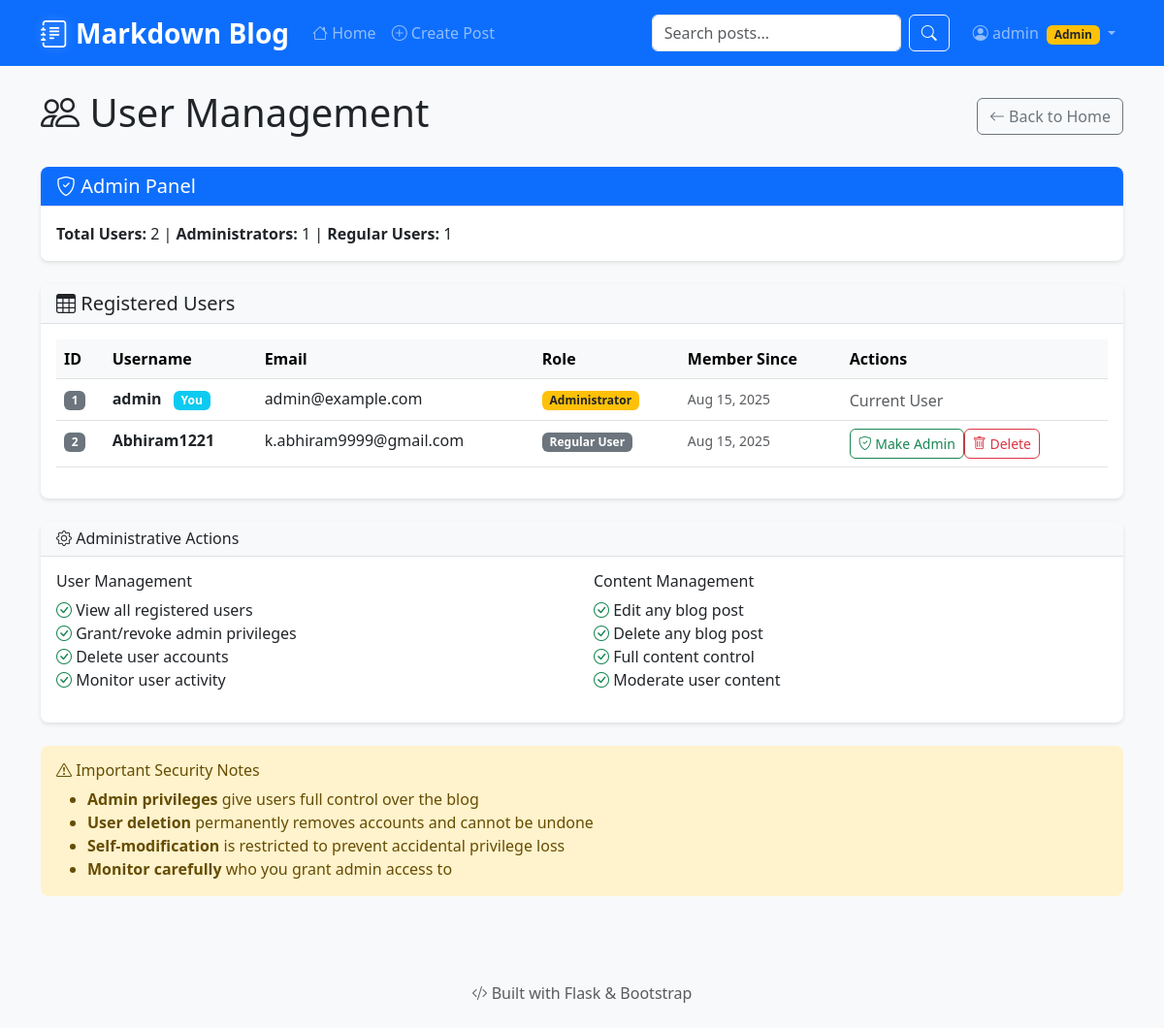
The app's page /admin/users (signed in) with its own data.
### app.py (models this page shows, shortened)
class User(db.Model):
    id = db.Column(db.Integer, primary_key=True)
    username = db.Column(db.String(80), unique=True, nullable=False)
    email = db.Column(db.String(120), unique=True, nullable=False)
    password_hash = db.Column(db.String(120), nullable=False)
    is_admin = db.Column(db.Boolean, default=False)
    created_at = db.Column(db.DateTime, default=db.func.current_timestamp())

### app.py (the view)
@app.route('/admin/users')
def admin_users():
    if not is_admin():
        flash('Access denied. Admin privileges required.', 'error')
        return redirect(url_for('index'))
    users = User.query.all()
    return render_template('admin_users.html', users=users)

### app.py (called while the page is built)
def is_admin():
    if session.get('user_id'):
        user = User.query.get(session['user_id'])
        return user and user.is_admin
    return False

### templates/admin_users.html (shortened to what this page needs)
{% extends "base.html" %}
{% block content %}
<div class="row">
    <div class="col-12">
        <div class="d-flex justify-content-between align-items-center mb-4">
            <h1>
                <i class="bi bi-people"></i> User Management
            </h1>
            <a href="{{ url_for('index') }}" class="btn btn-outline-secondary">
                <i class="bi bi-arrow-left"></i> Back to Home
            </a>
        </div>
        <div class="card mb-4">
            <div class="card-header bg-primary text-white">
                <h5 class="mb-0">
                    <i class="bi bi-shield-check"></i> Admin Panel
                </h5>
            </div>
            <div class="card-body">
                <p class="mb-0">
                    <strong>Total Users:</strong> {{ users|length }} |
                    <strong>Administrators:</strong> {{ users|selectattr('is_admin')|list|length }} |
                    <strong>Regular Users:</strong> {{ users|rejectattr('is_admin')|list|length }}
                </p>
            </div>
        </div>
        <div class="card">
            <div class="card-header">
                <h5 class="mb-0">
                    <i class="bi bi-table"></i> Registered Users
                </h5>
            </div>
            <div class="card-body">
                {% if users %}
                <div class="table-responsive">
                    <table class="table table-hover">
                        <thead class="table-light">
                            <tr>
                                <th>ID</th>
                                <th>Username</th>
                                <th>Email</th>
                                <th>Role</th>
                                <th>Member Since</th>
                                <th>Actions</th>
                            </tr>
                        </thead>
                        <tbody>
                            {% for user in users %}
                            <tr>
                                <td>
                                    <span class="badge bg-secondary">{{ user.id }}</span>
                                </td>
                                <td>
                                    <strong>{{ user.username }}</strong>
                                    {% if user.id == session.user_id %}
                                    <span class="badge bg-info ms-2">You</span>
                                    {% endif %}
                                </td>
                                <td>{{ user.email }}</td>
                                <td>
                                    {% if user.is_admin %}
                                    <span class="badge bg-warning text-dark">Administrator</span>
                                    {% else %}
                                    <span class="badge bg-secondary">Regular User</span>
                                    {% endif %}
                                </td>
                                <td>
                                    <small class="text-muted">
                                        {{ user.created_at.strftime('%b %d, %Y') }}
                                    </small>
                                </td>
                                <td>
                                    <div class="btn-group" role="group">
                                        {% if user.id != session.user_id %}
                                        <form method="POST" action="{{ url_for('toggle_admin_status', user_id=user.id) }}"
                                              style="display: inline;"
                                              onsubmit="return confirm('Are you sure you want to {% if user.is_admin %}revoke{% else %}grant{% endif %} admin privileges for {{ user.username }}?')">
                                            <button type="submit" class="btn btn-sm {% if user.is_admin %}btn-outline-warning{% else %}btn-outline-success{% endif %}">
                                                <i class="bi bi-{% if user.is_admin %}shield-x{% else %}shield-check{% endif %}"></i>
                                                {% if user.is_admin %}Revoke Admin{% else %}Make Admin{% endif %}
                                            </button>
                                        </form>
                                        <form method="POST" action="{{ url_for('delete_user', user_id=user.id) }}"
                                              style="display: inline;"
                                              onsubmit="return confirm('Are you sure you want to delete user {{ user.username }}? This action cannot be undone.')">
                                            <button type="submit" class="btn btn-sm btn-outline-danger">
                                                <i class="bi bi-trash"></i> Delete
                                            </button>
                                        </form>
                                        {% else %}
                                        <span class="text-muted">Current User</span>
                                        {% endif %}
                                    </div>
                                </td>
                            </tr>
                            {% endfor %}
                        </tbody>
                    </table>
                </div>
                {% else %}
                <div class="text-center py-5">
                    <i class="bi bi-people display-1 text-muted"></i>
                    <h3 class="mt-3">No Users Found</h3>
                    <p class="text-muted">No users have registered yet.</p>
                </div>
                {% endif %}
            </div>
        </div>
        <div class="card mt-4">
            <div class="card-header bg-light">
                <h6 class="mb-0">
                    <i class="bi bi-gear"></i> Administrative Actions
                </h6>
            </div>
            <div class="card-body">
                <div class="row">
                    <div class="col-md-6">
                        <h6>User Management</h6>
                        <ul class="list-unstyled">
                            <li><i class="bi bi-check-circle text-success"></i> View all registered users</li>
                            <li><i class="bi bi-check-circle text-success"></i> Grant/revoke admin privileges</li>
                            <li><i class="bi bi-check-circle text-success"></i> Delete user accounts</li>
                            <li><i class="bi bi-check-circle text-success"></i> Monitor user activity</li>
                        </ul>
                    </div>
                    <div class="col-md-6">
                        <h6>Content Management</h6>
                        <ul class="list-unstyled">
                            <li><i class="bi bi-check-circle text-success"></i> Edit any blog post</li>
                            <li><i class="bi bi-check-circle text-success"></i> Delete any blog post</li>
                            <li><i class="bi bi-check-circle text-success"></i> Full content control</li>
                            <li><i class="bi bi-check-circle text-success"></i> Moderate user content</li>
                        </ul>
                    </div>
                </div>
            </div>
        </div>
        <div class="alert alert-warning mt-4" role="alert">
            <h6 class="alert-heading">
                <i class="bi bi-exclamation-triangle"></i> Important Security Notes
            </h6>
            <ul class="mb-0">
                <li><strong>Admin privileges</strong> give users full control over the blog</li>
                <li><strong>User deletion</strong> permanently removes accounts and cannot be undone</li>
                <li><strong>Self-modification</strong> is restricted to prevent accidental privilege loss</li>
                <li><strong>Monitor carefully</strong> who you grant admin access to</li>
            </ul>
        </div>
    </div>
</div>
{% endblock %}

### templates/base.html (shortened to what this page needs)
<!DOCTYPE html>
<html lang="en">
<head>
    <link href="https://cdn.jsdelivr.net/npm/bootstrap@5.3.0/dist/css/bootstrap.min.css" rel="stylesheet">
    <link href="https://cdn.jsdelivr.net/npm/bootstrap-icons@1.10.0/font/bootstrap-icons.css" rel="stylesheet">
    <link href="{{ url_for('static', filename='style.css') }}" rel="stylesheet">
</head>
<body>
    <nav class="navbar navbar-expand-lg navbar-dark bg-primary">
        <div class="container">
            <a class="navbar-brand d-flex align-items-center fw-bold fs-3" href="{{ url_for('index') }}">
                <i class="bi bi-journal-text me-2"></i>
                <span>Markdown Blog</span>
            </a>
            <div class="collapse navbar-collapse" id="navbarNav">
                <ul class="navbar-nav me-auto">
                    <li class="nav-item">
                        <a class="nav-link" href="{{ url_for('index') }}">
                            <i class="bi bi-house"></i> Home
                        </a>
                    </li>
                    {% if session.user_id %}
                    <li class="nav-item">
                        <a class="nav-link" href="{{ url_for('create_post') }}">
                            <i class="bi bi-plus-circle"></i> Create Post
                        </a>
                    </li>
                    {% endif %}
                </ul>
                <form class="d-flex me-3" action="{{ url_for('search') }}" method="GET">
                    <input class="form-control me-2" type="search" name="q" placeholder="Search posts..."
                           value="{{ request.args.get('q', '') }}" aria-label="Search">
                    <button class="btn btn-outline-light" type="submit">
                        <i class="bi bi-search"></i>
                    </button>
                </form>
                <ul class="navbar-nav">
                    {% if session.user_id %}
                    <li class="nav-item dropdown">
                        <a class="nav-link dropdown-toggle" href="#" role="button" data-bs-toggle="dropdown">
                            <i class="bi bi-person-circle"></i> {{ session.username }}
                            {% if session.is_admin %}
                            <span class="badge bg-warning text-dark ms-1">Admin</span>
                            {% endif %}
                        </a>
                    </li>
                    {% endif %}
                </ul>
            </div>
        </div>
    </nav>
    <main class="container my-4">
        {% block content %}{% endblock %}
    </main>
    <footer class="bg-light py-4 mt-5">
        <div class="container text-center">
            <p class="text-muted mb-0">
                <i class="bi bi-code-slash"></i> Built with Flask & Bootstrap
            </p>
        </div>
    </footer>
</body>
</html>

### static/style.css (style rules this page uses)
body { background-color: #f8f9fa; }
.navbar-brand { font-weight: bold; }
.card { border: none; box-shadow: 0 2px 4px rgba(0,0,0,0.1); border-radius: 8px; }
.card-header { background-color: #f8f9fa; border-bottom: 1px solid #dee2e6; border-radius: 8px 8px 0 0 !important; }
.btn { border-radius: 6px; }
.btn-group .btn { border-radius: 6px; }
.navbar-brand { transition: all 0.3s ease; position: relative; }
.navbar-brand::after { content: ''; position: absolute; bottom: -2px; left: 0; width: 0; height: 2px; background: linear-gradient(90deg, #fff, #f8f9fa); transition: width 0.3s ease; }
.navbar-brand i { transition: all 0.3s ease; filter: drop-shadow(0 0 5px rgba(255, 255, 255, 0.3)); }
.alert { border-radius: 8px; border: none; }

### records on screen
User: username "admin", id "1", shows "You", email "admin@example.com", is_admin "Administrator", created_at "Aug 15, 2025", shows "Current User"
User: id "2", username "Abhiram1221", email "k.abhiram9999@gmail.com", is_admin "Regular User", created_at "Aug 15, 2025"

### other values on screen
{{ users|length }} "2"
{{ users|selectattr('is_admin')|list|length }} "1"
{{ users|rejectattr('is_admin')|list|length }} "1"
